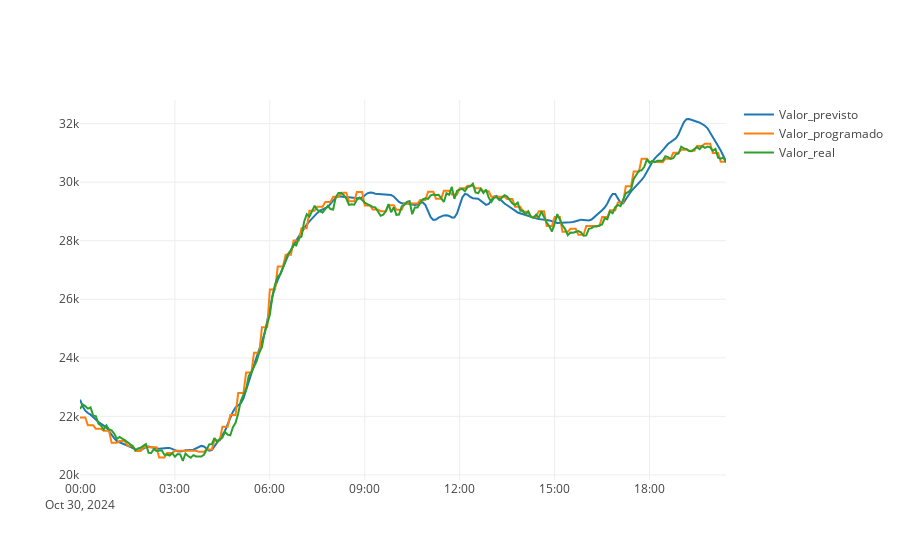

Notebook source saved alongside this figure:
### Code cell
def demandaHistoricoPromedioPorHora(dfDemanda: DataFrame): Unit = {
    val df = dfDemanda.filter($"Porcentaje_real".isNotNull)
    val seqFechas = df.select("Fecha").distinct.as[String].collect.toSeq
    val seqPrevisto = df.select("Valor_previsto").as[Double].collect.toSeq
    val seqProgramado = df.select("Valor_programado").as[Double].collect.toSeq
    val seqReal = df.select("Valor_real").as[Double].collect.toSeq

    val trace1 =  Scatter(seqFechas, seqPrevisto, name = "Valor_previsto")
    val trace2 =  Scatter(seqFechas, seqProgramado, name = "Valor_programado")
    val trace3 =  Scatter(seqFechas, seqReal, name = "Valor_real")


    val data = Seq(trace1, trace2, trace3)
    plot(data)
}
demandaHistoricoPromedioPorHora(datos30octubre)

### Figure 1 — Plotly figure (JSON) as saved in the notebook; plotly's stock layout.template omitted (floating-point values rounded to 4 significant figures; data arrays with more than 128 entries replaced by an {"elided": "..."} marker saying what was removed)
{"data": [{"name": "Valor_previsto", "type": "scatter", "x": {"elided": "246 str values"}, "y": {"elided": "246 int values"}}, {"name": "Valor_programado", "type": "scatter", "x": {"elided": "246 str values"}, "y": {"elided": "246 int values"}}, {"name": "Valor_real", "type": "scatter", "x": {"elided": "246 str values"}, "y": {"elided": "246 int values"}}], "layout": {"autosize": true, "xaxis": {"autorange": true, "range": ["2024-10-30", "2024-10-30 20:25"], "type": "date"}, "yaxis": {"autorange": true, "range": [19827, 32807], "type": "linear"}}}
